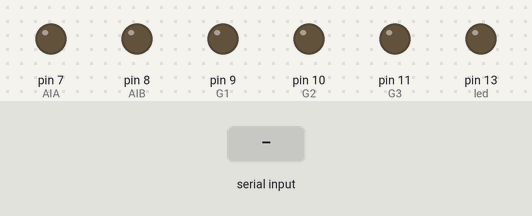
Bench run of a sketch on a simulated Arduino Uno, built with avr-gcc and run on an emulated ATmega328P. On the bench: output pins drawn as LEDs (lit = HIGH). The test bench sets the inputs (shaded band). Pins used as bus, display or sensor lines are not drawn.

Above: at 1.2 s.
1.3 s: "30,150\n" received over Serial
2.8 s: "1\n" received over Serial
At 3.5 s:
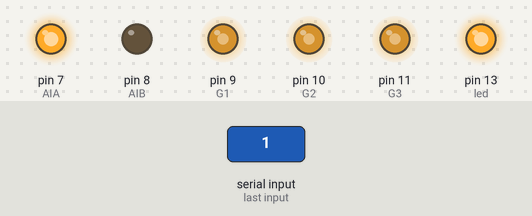
4.3 s: "2\n" received over Serial
At 4.6 s:
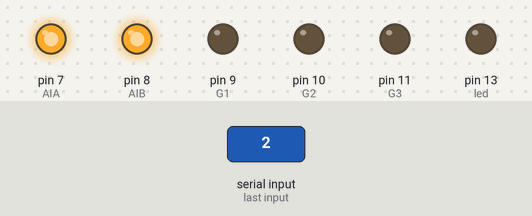
5.8 s: "90,45\n" received over Serial
At 7.0 s:
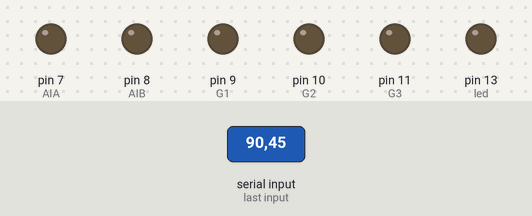
7.3 s: "3\n" received over Serial
At 8.1 s:
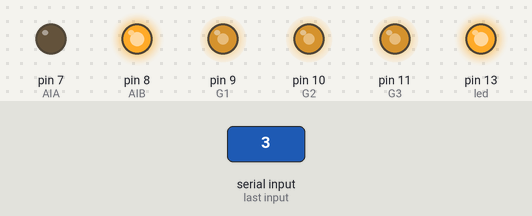
Timing chart, 0 to 9.8 s (numbered marks = the images above; inputs shaded):
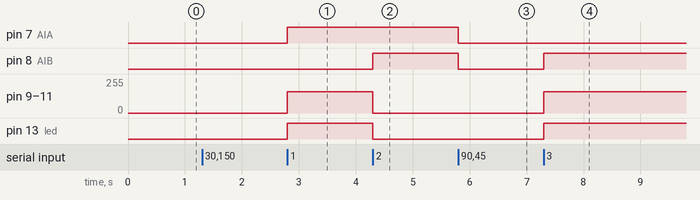

Measured:
- after the input at 2.8 s, pin 7 (AIA), pin 13 (led): LOW → HIGH at once; pin 9 (G1), pin 10 (G2), pin 11 (G3): 0/255 → 160/255 at once
- after the input at 4.3 s, pin 8 (AIB): LOW → HIGH at once; pin 9 (G1), pin 10 (G2), pin 11 (G3): 160/255 → 0/255 at once; pin 13 (led): HIGH → LOW at once
- after the input at 5.8 s, pin 7 (AIA), pin 8 (AIB): HIGH → LOW at once
- after the input at 7.3 s, pin 8 (AIB), pin 13 (led): LOW → HIGH at once; pin 9 (G1), pin 10 (G2), pin 11 (G3): 0/255 → 160/255 at once

The sketch:

SerialCharge.ino
```cpp
const int R1 = 3;
const int R2 = 5;
const int R3 = 6;
const int G1 = 9;
const int G2 = 10;
const int G3 = 11;
const int led = 13;
const int AIA = 7;
const int AIB = 8;

void setup() {
    Serial.begin(9600); // set serial speed
    pinMode(led, OUTPUT);
    pinMode(AIA, OUTPUT);
    pinMode(AIB, OUTPUT);
    pinMode(R1, OUTPUT);
    pinMode(R2, OUTPUT);
    pinMode(R3, OUTPUT);
    pinMode(G1, OUTPUT);
    pinMode(G2, OUTPUT);
    pinMode(G3, OUTPUT);
    digitalWrite(led, LOW); //turn off LED
    digitalWrite(AIA, LOW);
    digitalWrite(AIB, LOW); //hold glass
}

void VoltageOn() {
    analogWrite(R1, 160);
    analogWrite(R2, 160);
    analogWrite(R3, 160);
    analogWrite(G1, 160);
    analogWrite(G2, 160);
    analogWrite(G3, 160);
}

void VoltageOff() {
    analogWrite(R1, 0);
    analogWrite(R2, 0);
    analogWrite(R3, 0);
    analogWrite(G1, 0);
    analogWrite(G2, 0);
    analogWrite(G3, 0);
}

void loop(){
    while (Serial.available() == 0); // do nothing if nothing sent
    int val = Serial.read() - '0'; // deduct ascii value of '0' to find numeric value of sent number

    switch (val)
    {
      case 0:
       VoltageOff();
       digitalWrite(led, LOW); // turn off LED
       digitalWrite(AIA, LOW); // discharge glass
       digitalWrite(AIB, LOW);
      break;
      case 1:
       VoltageOn();
       digitalWrite(led, HIGH); // turn on LED
       digitalWrite(AIA, HIGH); // charge glass
       digitalWrite(AIB, LOW);
      break;
      case 2:
       VoltageOff();
       digitalWrite(led, LOW); // turn off LED
       digitalWrite(AIA, HIGH); // discharge glass
       digitalWrite(AIB, HIGH);
      break;
      case 3:
       VoltageOn();
       digitalWrite(led, HIGH); // turn off LED
       digitalWrite(AIA, LOW); // discharge glass
       digitalWrite(AIB, HIGH);
      break;
      case 4:
       VoltageOff();
       digitalWrite(led, LOW); // turn off LED
       digitalWrite(AIA, LOW); // discharge glass
       digitalWrite(AIB, LOW);
      break;
    }
    Serial.flush(); // clear serial port
}
```
